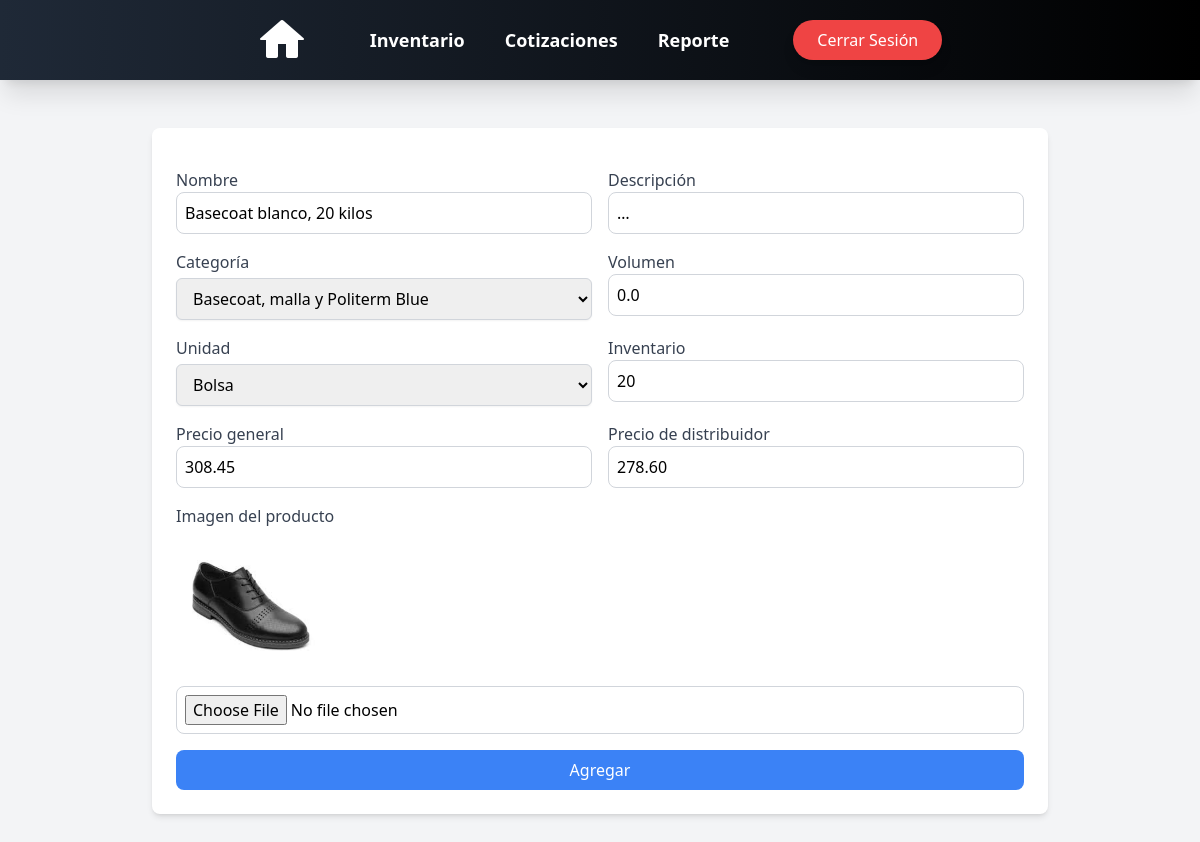
The app's page /products/update/7/ (signed in) with its own data.
### products/models.py (models this page shows, shortened)
class Product(models.Model):
    nombre = models.CharField(max_length=50, blank=True, null=False)
    descripcion = models.CharField(max_length=100, blank=True, null=False)
    categoria = models.CharField(max_length=50, blank=True, null=False)
    largo = models.DecimalField(max_digits=5, decimal_places=2, blank=True, null=True, default=0)
    ancho = models.DecimalField(max_digits=5, decimal_places=2, blank=True, null=True, default=0)
    alto = models.DecimalField(max_digits=5, decimal_places=2, blank=True, null=True, default=0)
    volumen = models.FloatField(blank=True, null=True, default=0)
    volumen_total = models.FloatField(blank=True, null=True, default=0)
    unidad = models.CharField(max_length=50, blank=True, null=False)
    inventario = models.IntegerField(blank=True, null=True)
    precio_general = models.DecimalField(max_digits=10, decimal_places=2, blank=True, null=False)
    precio_distribuidor = models.DecimalField(max_digits=10, decimal_places=2, blank=True, null=True)
    otro = BooleanField(default=False)
    imagen = models.ImageField(upload_to='images_products/', blank=True, null=True)
    thumbnail = models.ImageField(upload_to='thumbs', blank=True, null=True, editable=True)

### products/views.py (the view)
# urls.py: path("update/<int:product_id>/", update_product , name="update_product"),
def update_product(request, product_id):
    product = Product.objects.get(id=product_id)
    categorias = Categorias.objects.all()
    unidades = Unidades.objects.all()
    if request.method == "POST":
        form = ProductForm(request.POST, request.FILES, instance=product)
        if form.is_valid():
            product = form.save(commit=False)
            if 'imagen' in request.FILES:
                imagen = request.FILES['imagen']
                if imagen.size > 5 * 1024 * 1024:  # Limitar tamaño de imagen a 5MB
                    form.add_error("thumbnail", "La imagen no puede superar los 5MB.")
                else:
                    product.thumbnail = default_storage.save(f'images/{imagen.name}', imagen)
            product.save()
            return redirect(reverse_lazy('products'))
        else:
            errors = form.errors.as_data()
            error_messages = []
            for field, error_list in errors.items():
                for error in error_list:
                    error_messages.append(f"{field}: {error.message}")
            messages.error(request, "\n".join(error_messages))
    else:
        form = ProductForm(instance=product)
    context = {
        "product": product,
        "form": form,
        "categorias": categorias,
        "unidades": unidades,
    }
    return render(request, 'products/form.html', context)

### products/forms.py (shortened to what this page needs)
class ProductForm(forms.ModelForm):
    class Meta:
        model = Product
        fields = ['nombre', 'descripcion', 'categoria', 'volumen', 'unidad', 'inventario', 'precio_general', 'precio_distribuidor', 'thumbnail']

### users/context_processors.py (called while the page is built)
def empleado_context(request):
    if request.user.is_authenticated:
        empleado = request.user.groups.filter(name='Empleado').exists()
    else:
        empleado = False  # Si no está autenticado, no es parte del grupo
    return {'empleado': empleado}

### templates/products/form.html (shortened to what this page needs)
<!DOCTYPE html>
<html lang="es">
<head>
    <script src="https://cdn.tailwindcss.com"></script>
    <link rel="stylesheet" href="https://cdn.jsdelivr.net/npm/choices.js/public/assets/styles/choices.min.css">
</head>
<body class="bg-gray-100 p-8">
{% include 'nav_bar.html' %}
<div class="animate__animated animate__fadeIn w-full max-w-7xl px-4 mt-24">
<div class="max-w-4xl mx-auto p-6 bg-white shadow-md rounded-lg mt-20">
    <form method="POST" enctype="multipart/form-data" class="space-y-4">
        <div class="grid grid-cols-1 md:grid-cols-2 gap-4">
            <div>
                <label class="block text-gray-700 font-medium">Nombre</label>
                <input type="text" name="nombre" placeholder="Nombre producto" value="{{ product.nombre }}" required
                       class="w-full p-2 border border-gray-300 rounded-lg focus:ring focus:ring-blue-300">
            </div>
            <div>
                <label class="block text-gray-700 font-medium">Descripción</label>
                <input type="text" name="descripcion" placeholder="Descripción producto" value="{{ product.descripcion }}" required
                       class="w-full p-2 border border-gray-300 rounded-lg focus:ring focus:ring-blue-300">
            </div>
            <div>
                <label class="block text-gray-700 font-medium">Categoría</label>
                <select name="categoria" id="categoria" required class="mt-1 block w-full px-3 py-2 border border-gray-300 rounded-md shadow-sm focus:outline-none focus:ring-indigo-500 focus:border-indigo-500">
                    {% for categoria in categorias %}
                        <option value="{{ categoria.nombre }}">{{ categoria.nombre }}</option>
                    {% endfor %}
                </select>
            </div>
            <div>
                <label class="block text-gray-700 font-medium">Volumen</label>
                <input type="number" step="any" name="volumen" placeholder="Volumen del producto" value="{{ product.volumen }}" required
                       class="w-full p-2 border border-gray-300 rounded-lg focus:ring focus:ring-blue-300">
            </div>
            <div>
                <label class="block text-gray-700 font-medium">Unidad</label>
                <select name="unidad" id="unidad" required class="mt-1 block w-full px-3 py-2 border border-gray-300 rounded-md shadow-sm focus:outline-none focus:ring-indigo-500 focus:border-indigo-500">
                    {% for unidad in unidades %}
                        <option value="{{ unidad.nombre }}">{{ unidad.nombre }}</option>
                    {% endfor %}
                </select>
            </div>
            <div>
                <label class="block text-gray-700 font-medium">Inventario</label>
                <input type="number" name="inventario" placeholder="No de piezas del producto" value="{{ product.inventario }}" required
                       class="w-full p-2 border border-gray-300 rounded-lg focus:ring focus:ring-blue-300">
            </div>
            <div>
                <label class="block text-gray-700 font-medium">Precio general</label>
                <input type="number" step="any" name="precio_general" placeholder="Precio al público del producto" value="{{ product.precio_general }}" required
                       class="w-full p-2 border border-gray-300 rounded-lg focus:ring focus:ring-blue-300">
            </div>
            <div>
                <label class="block text-gray-700 font-medium">Precio de distribuidor</label>
                <input type="number" step="any" name="precio_distribuidor" placeholder="Precio al distribuidor del producto" value="{{ product.precio_distribuidor }}"
                       required class="w-full p-2 border border-gray-300 rounded-lg focus:ring focus:ring-blue-300">
            </div>
        </div>
        <div>
            <label class="block text-gray-700 font-medium">Imagen del producto</label>
            {% if product.thumbnail %}
                <img src="{{ product.thumbnail.url }}" alt="Imagen actual" class="mb-2" style="max-width: 150px;">
            {% endif %}
            <input type="file" name="imagen" class="w-full p-2 border border-gray-300 rounded-lg focus:ring focus:ring-blue-300">
        </div>
        <button type="submit" class="w-full bg-blue-500 text-white py-2 px-4 rounded-lg hover:bg-blue-600 transition">Agregar</button>
    </form>
</div>
</div>
</body>
</html>

### records on screen
Product: nombre "Basecoat blanco, 20 kilos", descripcion "…", volumen "0.0", inventario "20", precio_general "308.45", precio_distribuidor "278.60", thumbnail (picture)

### other values on screen
form field categoria "Basecoat, malla y Politerm Blue"
form field unidad "Bolsa"
